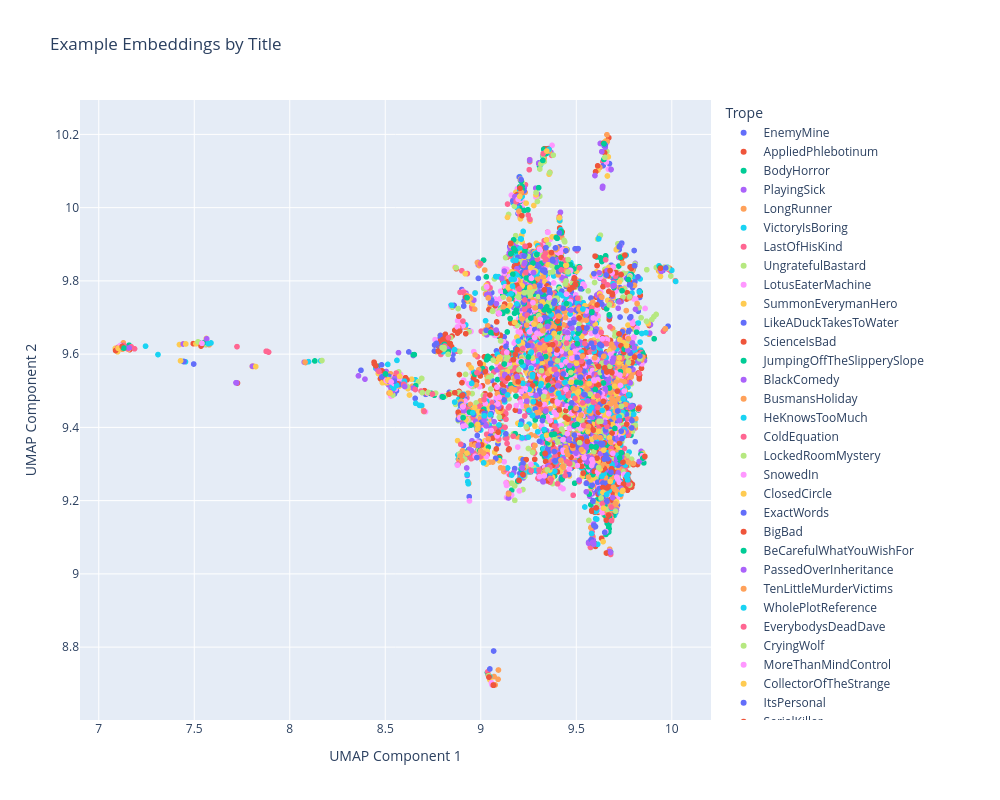

The notebook cell this image was saved under:
### Code cell
import plotly.express as px
import pandas as pd

# Create a DataFrame with the reduced embeddings and trope information
plot_df = pd.DataFrame({
    'x': nudge_n_umap[:, 0],
    'y': nudge_n_umap[:, 3],
    'cluster': filtered_short_examples['cluster'],
    'Trope': filtered_short_examples['Trope'],
    'Example': filtered_short_examples['Example'],
    'Title': filtered_short_examples['Title'] if 'Title' in filtered_short_examples.columns else None
})


# Create an interactive scatter plot
fig = px.scatter(
    plot_df, 
    x='x', 
    y='y', 
    color='Trope',
    hover_data=['Title', 'Trope', 'cluster'],
    title='Example Embeddings by Title',
    labels={'x': 'UMAP Component 1', 'y': 'UMAP Component 2'}
)

# Adjust layout
fig.update_layout(
    legend_title_text='Trope',
    height=800,
    width=1000
)

# Show the plot
fig.show()
